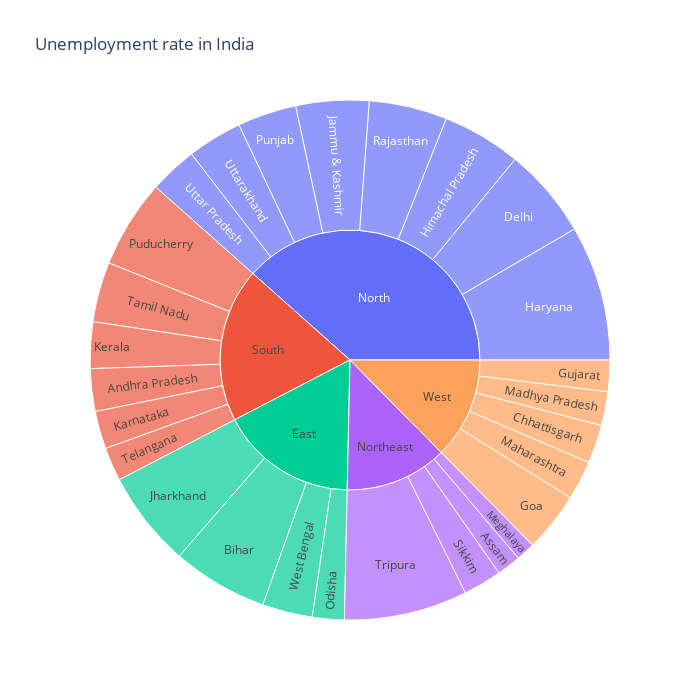

Source (notebook cell):
### Code cell
#Creating dashboard to analyse unemployment rates
Unemployment_data=df[["State","Region","Estimated Unemployment Rate"]]
figure = px.sunburst(Unemployment_data,path=["Region","State"],
                     values="Estimated Unemployment Rate",width=700,height=700,color_continuous_scale="RdY1Gn",
                     title="Unemployment rate in India")
figure.show()

### Figure 1 — Plotly figure (JSON) as saved in the notebook; plotly's stock layout.template omitted (floating-point values rounded to 4 significant figures)
{"data": [{"branchvalues": "total", "domain": {"x": [0, 1], "y": [0, 1]}, "hovertemplate": "labels=%{label}<br>Estimated Unemployment Rate=%{value}<br>parent=%{parent}<br>id=%{id}<extra></extra>", "ids": ["South/Andhra Pradesh", "Northeast/Assam", "East/Bihar", "West/Chhattisgarh", "North/Delhi", "West/Goa", "West/Gujarat", "North/Haryana", "North/Himachal Pradesh", "North/Jammu & Kashmir", "East/Jharkhand", "South/Karnataka", "South/Kerala", "West/Madhya Pradesh", "West/Maharashtra", "Northeast/Meghalaya", "East/Odisha", "South/Puducherry", "North/Punjab", "North/Rajasthan", "Northeast/Sikkim", "South/Tamil Nadu", "South/Telangana", "Northeast/Tripura", "North/Uttar Pradesh", "North/Uttarakhand", "East/West Bengal", "East", "North", "Northeast", "South", "West"], "labels": ["Andhra Pradesh", "Assam", "Bihar", "Chhattisgarh", "Delhi", "Goa", "Gujarat", "Haryana", "Himachal Pradesh", "Jammu & Kashmir", "Jharkhand", "Karnataka", "Kerala", "Madhya Pradesh", "Maharashtra", "Meghalaya", "Odisha", "Puducherry", "Punjab", "Rajasthan", "Sikkim", "Tamil Nadu", "Telangana", "Tripura", "Uttar Pradesh", "Uttarakhand", "West Bengal", "East", "North", "Northeast", "South", "West"], "name": "", "parents": ["South", "Northeast", "East", "West", "North", "West", "West", "North", "North", "North", "East", "South", "South", "West", "West", "Northeast", "East", "South", "North", "North", "Northeast", "South", "South", "Northeast", "North", "North", "East", "", "", "", "", ""], "type": "sunburst", "values": [86.64, 48.56, 194.7, 78.19, 184.1, 121.7, 63.76, 274.8, 160.7, 148.3, 195.4, 76.68, 94.34, 68.54, 79.79, 38.66, 64.62, 179.4, 119.8, 158.7, 78.34, 121.9, 68.33, 250.6, 97.37, 111.6, 101.9, 556.6, 1255.0, 416.1, 627.3, 411.9]}], "layout": {"height": 700, "legend": {"tracegroupgap": 0}, "title": {"text": "Unemployment rate in India"}, "width": 700}}
